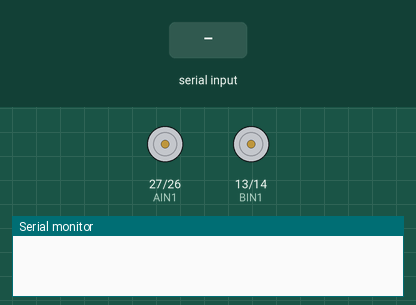
Bench run of a sketch on a simulated Arduino Mega 2560, built with avr-gcc and run on an emulated ATmega2560. Shown: motor-driver pin pairs drawn as motors (green arrow = first pin HIGH = forward, orange = second pin HIGH = backward, longer = more drive, scaled by the enable pin), the last lines printed to the serial monitor. The test bench sets the inputs (shaded band).

Above: at 1.2 s.
1.3 s: "R" received over Serial
2.8 s: "F" received over Serial
4.8 s: "H" received over Serial
At 5.1 s:
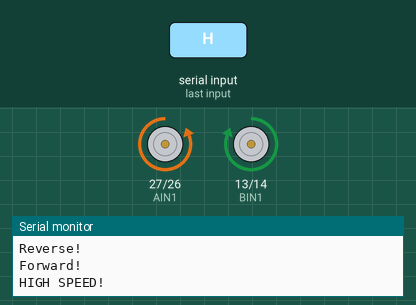
6.3 s: "S" received over Serial
At 7.5 s:
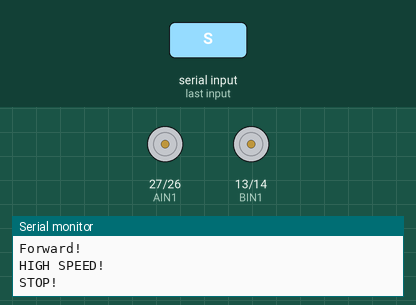
7.8 s: "R" received over Serial
At 9.0 s:
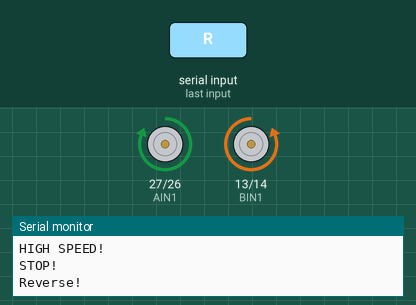
Timing chart, 0 to 10.8 s (numbered marks = the images above; inputs shaded):
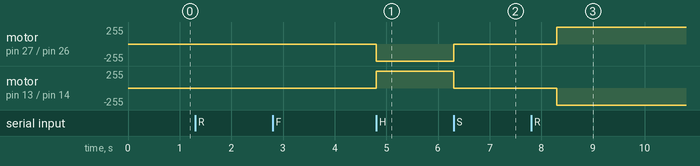

The sketch:

sketch_aug30a.ino
```cpp
int PWMA = 23; // Initialising driver pins
int AIN1=27;
int AIN2=26;

int PWMB = 19;
int BIN1=13;
int BIN2=14;

char command;
String direction ="";
void setup() {
 Serial.begin(9600);
 pinMode(PWMA, OUTPUT); // Setting pinmode to output
 pinMode(AIN1, OUTPUT);
 pinMode(AIN2, OUTPUT);
 pinMode(PWMB, OUTPUT);
 pinMode(BIN1, OUTPUT);
 pinMode(BIN2, OUTPUT);

 digitalWrite(AIN1, LOW); // Making sure nothing spins at boot
 digitalWrite(AIN2, LOW);
 digitalWrite(BIN1, LOW);
 digitalWrite(BIN2, LOW);

 analogWrite(PWMA, 0);
 analogWrite(PWMB, 0);


}

void loop() {
if (Serial.available() > 0){

    command = Serial.read();  // take input from user

}


if (((direction == "forward") && (command == 'R')) || ((direction == "reverse") && (command == 'F'))) { // motor damage reduction
    digitalWrite(AIN1, LOW);
    digitalWrite(AIN2, LOW);
    digitalWrite(BIN1, LOW);
    digitalWrite(BIN2, LOW);
    delay(500);
}

if (command == 'F'){ // Forward Case

    Serial.println("Forward!");
    digitalWrite(AIN1, LOW);
    digitalWrite(AIN2, HIGH);
    digitalWrite(BIN1, HIGH);
    digitalWrite(BIN2, LOW);
    direction = "forward";
    command = '0';

}

if (command == 'R'){ // Reverse case

    Serial.println("Reverse!");
    digitalWrite(AIN1, HIGH);
    digitalWrite(AIN2, LOW);
    digitalWrite(BIN1, LOW);
    digitalWrite(BIN2, HIGH);
    direction = "reverse";
    command = '0';

}

if (command == 'S'){ // Stop case

    Serial.println("STOP!");
    digitalWrite(AIN1, LOW);
    digitalWrite(AIN2, LOW);
    digitalWrite(BIN1, LOW);
    digitalWrite(BIN2, LOW);
    command = '0';

}

if (command == 'L'){ // Low speed case

    Serial.println("LOW");
    analogWrite(PWMA, 50);
    analogWrite(PWMB, 50);
    command = '0';

}

if (command == 'M'){ // Medium speed case

    Serial.println("Medium");
    analogWrite(PWMA,127);
    analogWrite(PWMB,127);
    command = '0';

}

if (command == 'H'){ // Medium speed case

    Serial.println("HIGH SPEED!");
    analogWrite(PWMA, 255);
    analogWrite(PWMB, 255);
    command = '0';

}


}
```

Measured:
- after the input at 4.8 s, motor on pin 27 (AIN1) / pin 26 (AIN2): stopped → backward 255/255 at once; motor on pin 13 (BIN1) / pin 14 (BIN2): stopped → forward 255/255 at once
- after the input at 6.3 s, motor on pin 27 (AIN1) / pin 26 (AIN2): backward 255/255 → stopped at once; motor on pin 13 (BIN1) / pin 14 (BIN2): forward 255/255 → stopped at once
- after the input at 7.8 s, motor on pin 27 (AIN1) / pin 26 (AIN2): stopped → forward 255/255 after 0.50 s; motor on pin 13 (BIN1) / pin 14 (BIN2): stopped → backward 255/255 after 0.50 s
